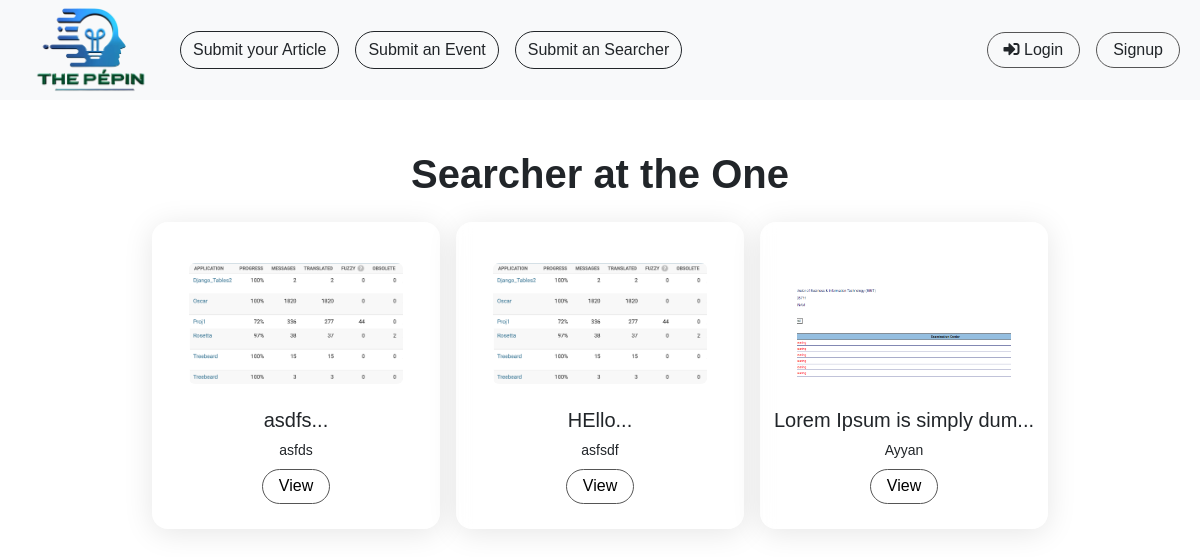
The app's page /searcher with its own data.
### base/models.py (models this page shows, shortened)
class Searcher(models.Model):
    user = models.ForeignKey(User, on_delete=models.CASCADE, null=False)
    title = models.CharField(max_length=255, null=False, blank=False)
    name_of_researcher = models.CharField(max_length=255, null=False, blank=False)
    uploaded_on = models.DateTimeField(auto_now_add=True)
    video_url = models.URLField(null=False, blank=False, default="https://www.youtube.com/", help_text="Please Upload your Video on Youtube and Paste Link here...")
    thumbnail = models.ImageField(upload_to="searcher_thumb", null=False, blank=False)

### base/views.py (the view)
# urls.py: path('searcher', views.searcher, name='searcher'),
def searcher(request):
    all_post = Searcher.objects.all()
    context = {
        "all_post":all_post,
    }
    return render(request, 'base/searcher.html', context)

### base/templatetags/customfilters.py (called while the page is built)
@register.filter
def to_embed(value):
    try:
        value = value.replace("/watch","/embed")
    except:
        value = value
    return value

### templates/base/searcher.html (shortened to what this page needs)
{% extends "base/base.html" %}
{% load static %}
{% load customfilters %}
{% block content %}
<div class="container my-5">
    <h1 class="text-center fw-bold">Searcher at the One</h1>
    <div class="d-flex justify-content-center align-items-stretch flex-wrap main__edu__section">
        {% if all_post %}
        {% for post in all_post %}
        <div class="cursor-pointer mx-2 no_underline card__edu_clu__main__single align-items-center text-center my-3 py-3" onclick="modal__opener(event)">
            {% if post.thumbnail %}
            <img class="w-75 rounded my-4" src="{{ post.thumbnail.url }}"
                style="aspect-ratio: 16/9; object-fit: cover;" alt="">
            {% endif %}
            <h5 class="text-dark">{{ post.title|slice:"0:25" }}...</h5>
            <small class="text-dark d-block">{{post.name_of_researcher}}</small>
            <button data-id="{{post.id}}" class="bttn my-2 video-btn" data-bs-toggle="modal" data-src="{{post.video_url}}" data-bs-target="#videoModal{{post.id}}">View</button>
        </div>
        {% endfor %}
        {% else %}
        <h5
            class="d-flex justify-content-center align-items-center main__menu__middle__btns pink__to__top__gradient text-dark">NO POST FOUND!</h5>
        {% endif %}
    </div>
</div>
{% endblock %}

### static/base/css/style.css (style rules this page uses)
:root { --grey-color: rgb(85, 85, 85); --lgrey-color:rgb(230, 230, 230); --green-color: #00ab50; --light-blue-color: rgb(48, 205, 253); --dark-blue-color: #3578E4; }
body { font-family: "Dosis", sans-serif !important; font-optical-sizing: auto; font-weight: normal; font-style: normal; box-sizing: border-box; }
.bttn { background: transparent; border-radius: 999rem; border: 1px solid var(--grey-color); padding: 0.3rem 1rem; }
.no_underline { text-decoration: none; }
.card__edu_clu__main__single { background: rgba(255, 255, 255, 0.18); border-radius: 16px; box-shadow: 0 4px 30px rgba(0, 0, 0, 0.1); backdrop-filter: blur(6.8px); -webkit-backdrop-filter: blur(6.8px); border: 1px solid rgba(255, 255, 255, 0.15); width: 18rem; }
.card__edu_clu__main__single img { transition: transform 0.6s linear; }

### records on screen
Searcher: thumbnail (picture), title "asdfs", name_of_researcher "asfds"
Searcher: thumbnail (picture), title "HEllo", name_of_researcher "asfsdf"
Searcher: thumbnail (picture), title "Lorem Ipsum is simply dum", name_of_researcher "Ayyan"
